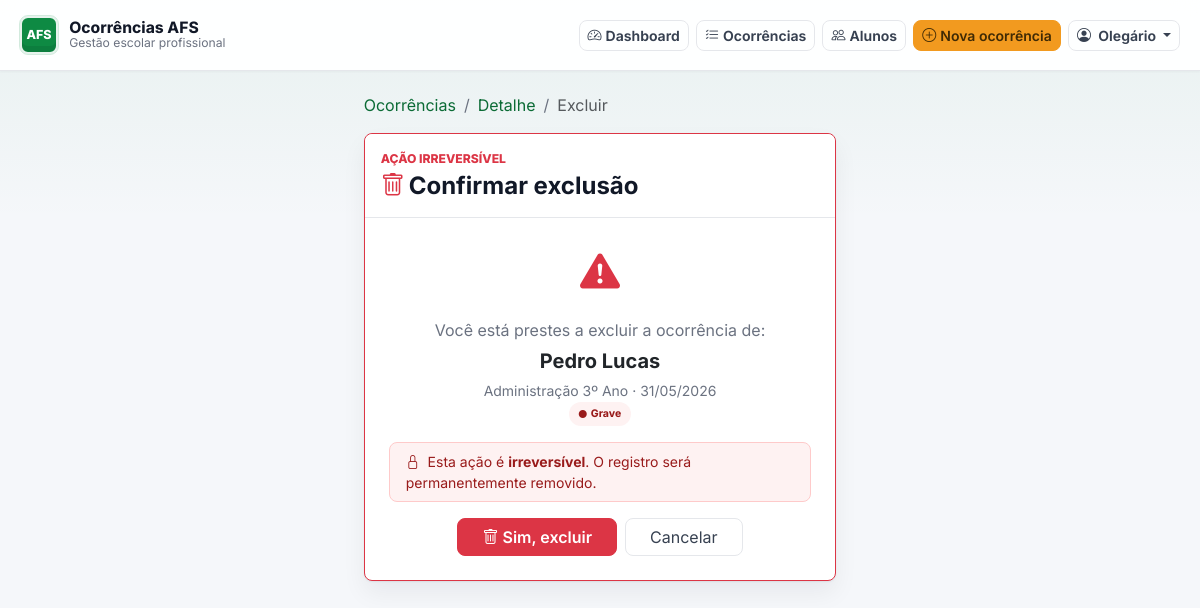
The page /detalhe/12/excluir/ (signed in) on the database its author committed.
### ocorrencias/models.py (models this page shows, shortened)
class Ocorrencia(models.Model):
    class Gravidade(models.TextChoices):
        LEVE = "leve", "Leve"
        MEDIA = "media", "Média"
        GRAVE = "grave", "Grave"
    aluno = models.ForeignKey(
        Aluno,
        on_delete=models.PROTECT,
        related_name="ocorrencias",
    )
    registrado_por = models.ForeignKey(
        "auth.User",
        on_delete=models.SET_NULL,
        null=True,
        related_name="ocorrencias_registradas",
    )
    data = models.DateField(db_index=True)
    descricao = models.TextField()
    gravidade = models.CharField(
        max_length=10,
        choices=Gravidade.choices,
        default=Gravidade.LEVE,
        db_index=True,
    )
    criado_em = models.DateTimeField(auto_now_add=True)
    atualizado_em = models.DateTimeField(auto_now=True)
    class Meta:
        ordering = ["-criado_em"]
        verbose_name = "Ocorrência"
        verbose_name_plural = "Ocorrências"

class Aluno(models.Model):
    class Curso(models.TextChoices):
        ADMINISTRACAO = "administracao", "Administração"
        ENFERMAGEM = "enfermagem", "Enfermagem"
        INFORMATICA = "informatica", "Informática"
        LOGISTICA = "logistica", "Logística"
        DS = "ds", "Desenvolvimento de Sistemas"
    ANOS = [(1, "1º Ano"), (2, "2º Ano"), (3, "3º Ano")]
    matricula = models.CharField(max_length=20, unique=True, db_index=True)
    nome = models.CharField(max_length=200, db_index=True)
    curso = models.CharField(max_length=50, choices=Curso.choices, db_index=True)
    ano = models.PositiveSmallIntegerField(choices=ANOS, db_index=True)
    ativo = models.BooleanField(default=True)
    @property
    def turma(self):
        return f"{self.get_curso_display()} {self.get_ano_display()}"
    class Meta:
        ordering = ["nome"]
        verbose_name = "Aluno"
        verbose_name_plural = "Alunos"

### ocorrencias/views.py (the view)
# urls.py: path("detalhe/<int:pk>/excluir/", views.excluir, name="excluir"),
@login_required
def excluir(request, pk):
    ocorrencia = get_object_or_404(Ocorrencia, pk=pk)
    if request.method == "POST":
        ocorrencia.delete()
        messages.success(request, "Ocorrência excluída com sucesso!")
        return redirect("listar")
    return render(request, "ocorrencias/excluir.html", {"ocorrencia": ocorrencia})

### ocorrencias/templates/ocorrencias/excluir.html (shortened to what this page needs)
{% extends 'ocorrencias/base.html' %}
{% block content %}
<div class="row justify-content-center">
  <div class="col-md-7 col-lg-5">
    <nav aria-label="breadcrumb" class="mb-3">
      <ol class="breadcrumb small">
        <li class="breadcrumb-item"><a href="{% url 'listar' %}" class="text-decoration-none">Ocorrências</a></li>
        <li class="breadcrumb-item"><a href="{% url 'detalhe' ocorrencia.pk %}" class="text-decoration-none">Detalhe</a></li>
        <li class="breadcrumb-item active">Excluir</li>
      </ol>
    </nav>
    <section class="card border-danger">
      <div class="card-header py-3">
        <p class="page-kicker mb-1 text-danger">Ação irreversível</p>
        <h1 class="h4 mb-0 fw-bold"><i class="bi bi-trash me-1 text-danger"></i>Confirmar exclusão</h1>
      </div>
      <div class="card-body text-center p-4">
        <i class="bi bi-exclamation-triangle-fill text-danger fs-1 mb-3 d-block"></i>
        <p class="mb-1 text-muted">Você está prestes a excluir a ocorrência de:</p>
        <p class="fw-bold fs-5 mb-1">{{ ocorrencia.aluno.nome }}</p>
        <p class="text-muted small mb-0">{{ ocorrencia.aluno.turma }} · {{ ocorrencia.data|date:"d/m/Y" }}</p>
        <p class="text-muted small mb-3">{% include "ocorrencias/partials/gravidade_badge.html" with gravidade=ocorrencia.gravidade %}</p>
        <div class="alert alert-danger py-2 small text-start">
          <i class="bi bi-lock me-1"></i>
          Esta ação é <strong>irreversível</strong>. O registro será permanentemente removido.
        </div>
        <form method="POST" class="d-flex flex-wrap gap-2 justify-content-center mt-3">
          <button type="submit" class="btn btn-danger fw-semibold px-4">
            <i class="bi bi-trash me-1"></i>Sim, excluir
          </button>
          <a href="{% url 'detalhe' ocorrencia.pk %}" class="btn btn-outline-secondary px-4">
            Cancelar
          </a>
        </form>
      </div>
    </section>
  </div>
</div>
{% endblock %}

### ocorrencias/templates/ocorrencias/base.html (shortened to what this page needs)
{% load static %}
<!doctype html>
<html lang="pt-br">
  <head>
    <link href="https://cdn.jsdelivr.net/npm/bootstrap@5.3.0/dist/css/bootstrap.min.css" rel="stylesheet" />
    <link href="https://cdn.jsdelivr.net/npm/bootstrap-icons@1.10.5/font/bootstrap-icons.css" rel="stylesheet" />
    <link href="{% static 'ocorrencias/css/app.css' %}" rel="stylesheet" />
  </head>
  <body>
    <div class="app-shell">
      <nav class="navbar app-navbar sticky-top px-2 py-3">
        <div class="container-fluid">
          <a class="brand-lockup" href="{% url 'dashboard' %}" aria-label="Ir para o dashboard">
            <span class="brand-mark" aria-hidden="true">AFS</span>
            <span class="min-w-0">
              <span class="brand-title">Ocorrências AFS</span>
              <span class="brand-subtitle">Gestão escolar profissional</span>
            </span>
          </a>
          <div class="nav-actions d-flex align-items-center flex-wrap">
            <a href="{% url 'dashboard' %}" class="btn btn-outline-secondary btn-sm">
              <i class="bi bi-speedometer2 me-1"></i>Dashboard
            </a>
            <a href="{% url 'listar' %}" class="btn btn-outline-secondary btn-sm">
              <i class="bi bi-list-check me-1"></i>Ocorrências
            </a>
            <a href="{% url 'listar_alunos' %}" class="btn btn-outline-secondary btn-sm">
              <i class="bi bi-people me-1"></i>Alunos
            </a>
            <a href="{% url 'cadastrar' %}" class="btn btn-warning btn-sm fw-semibold">
              <i class="bi bi-plus-circle me-1"></i>Nova ocorrência
            </a>
            {% if user.is_authenticated %}
            <div class="dropdown">
              <button class="btn btn-outline-secondary btn-sm dropdown-toggle" type="button" data-bs-toggle="dropdown" aria-expanded="false">
                <i class="bi bi-person-circle me-1"></i>
                {{ user.get_full_name|default:user.username }}
              </button>
            </div>
            {% endif %}
          </div>
        </div>
      </nav>
      <main class="app-content">
        {% block content %}{% endblock %}
      </main>
    </div>
  </body>
</html>

### ocorrencias/static/ocorrencias/css/app.css (style rules this page uses)
:root { --afs-green: #0e8a43; --afs-green-dark: #0b6b35; --afs-green-soft: #e8f6ee; --afs-orange: #f29a1f; --afs-orange-soft: #fff3df; --afs-surface: #f5f7fa; --afs-border: #e5e7eb; --afs-text: #374151; --afs-muted: #6b7280; --afs-heading: #111827; --afs-danger: #dc2626; --afs-warning: #b45309; --afs-info: #2563eb; --afs-radius: 8px; --afs-shadow: 0 1px 2px rgba(17, 24, 39, 0.06), 0 12px 24px rgba(17, 24, 39, 0.06); --afs-focus: 0 0 0 0.25rem rgba(14, 138, 67, 0.2); }
* { letter-spacing: 0; }
body { min-height: 100vh; background: linear-gradient(180deg, rgba(14, 138, 67, 0.06) 0, rgba(245, 247, 250, 0) 220px), var(--afs-surface); color: var(--afs-text); font-family: Inter, system-ui, -apple-system, "Segoe UI", sans-serif; }
a { color: var(--afs-green-dark); }
.app-shell { min-height: 100vh; }
.app-navbar { background: rgba(255, 255, 255, 0.94); border-bottom: 1px solid var(--afs-border); box-shadow: 0 1px 2px rgba(17, 24, 39, 0.04); backdrop-filter: blur(14px); }
.brand-lockup { color: var(--afs-heading); display: inline-flex; align-items: center; gap: 0.7rem; min-width: 0; text-decoration: none; }
.brand-mark { align-items: center; background: var(--afs-green); border: 2px solid rgba(255, 255, 255, 0.9); border-radius: var(--afs-radius); box-shadow: inset 0 -6px 0 rgba(11, 107, 53, 0.36); color: #fff; display: inline-flex; font-size: 0.78rem; font-weight: 800; height: 38px; justify-content: center; line-height: 1; min-width: 38px; outline: 1px solid rgba(14, 138, 67, 0.18); }
.brand-title { color: var(--afs-heading); display: block; font-size: 0.98rem; font-weight: 750; line-height: 1.1; }
.brand-subtitle { color: var(--afs-muted); display: block; font-size: 0.76rem; line-height: 1.2; }
.nav-actions { gap: 0.45rem; }
.nav-actions .btn { border-radius: var(--afs-radius); font-weight: 650; }
.app-content { margin-inline: auto; max-width: 1200px; padding: 1.35rem 1rem 3rem; }
.page-kicker { color: var(--afs-green-dark); font-size: 0.76rem; font-weight: 800; margin-bottom: 0.25rem; text-transform: uppercase; }
.card, .metric-card, .panel-card { border: 1px solid var(--afs-border); border-radius: var(--afs-radius); box-shadow: var(--afs-shadow); }
.card-header { background: #fff; border-bottom: 1px solid var(--afs-border); border-radius: var(--afs-radius) var(--afs-radius) 0 0 !important; color: var(--afs-heading); }
.btn { border-radius: var(--afs-radius); }
.btn-warning { --bs-btn-bg: var(--afs-orange); --bs-btn-border-color: var(--afs-orange); --bs-btn-color: #3f2a05; --bs-btn-hover-bg: #df850b; --bs-btn-hover-border-color: #df850b; --bs-btn-hover-color: #2b1c03; }
.btn-outline-dark, .btn-outline-secondary { --bs-btn-color: var(--afs-text); --bs-btn-border-color: var(--afs-border); --bs-btn-hover-bg: var(--afs-green-soft); --bs-btn-hover-border-color: rgba(14, 138, 67, 0.35); --bs-btn-hover-color: var(--afs-green-dark); }
.form-text, .text-muted { color: var(--afs-muted) !important; }
.alert { border-radius: var(--afs-radius); }
.alert-danger { background: #fef2f2; border-color: #fecaca; color: #991b1b; }
.breadcrumb { --bs-breadcrumb-divider-color: var(--afs-muted); }
.breadcrumb a { color: var(--afs-green-dark); }

### rows shown on the page
Ocorrencia: aluno.nome "Pedro Lucas", aluno.turma "Administração 3º Ano", data "31/05/2026"

### other values the page prints
{{ user.get_full_name|default:user.username }} "Olegário"
